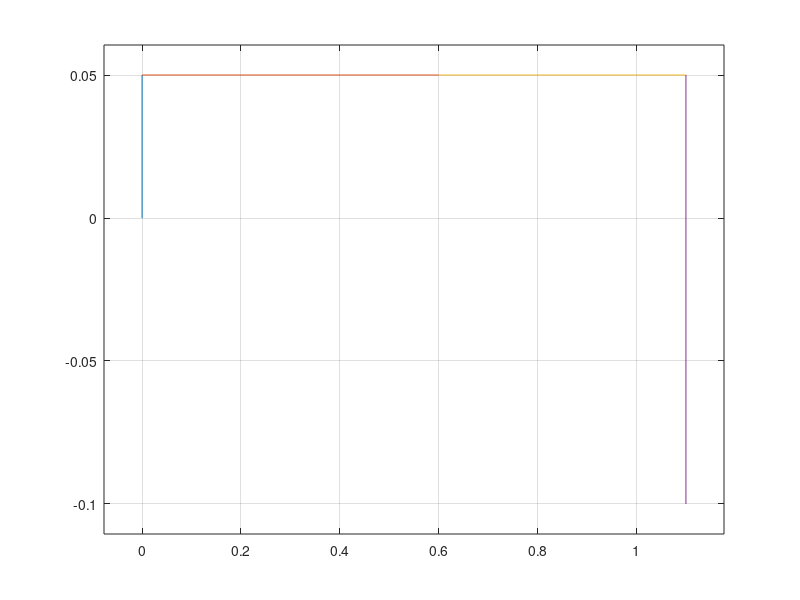

Recreate this plot in MATLAB.
% x = []; 
% y = []; 
% z = []; 
% all in metres

square_width = 3.9/100;
edge_buffer = 2.1/100;
origin_offset = 3/100;
grab_height = 3.5/100;
avoid_height = 15/100;

d1 = 0.05;      % shoulder
a2 = 0.60;      % bicep
a3 = 0.50;      % forearm
dE = 0.15;      % hand length

th1 = 0; 
th2 = 0;
th3 = 0;


% Forward Kinematics the links
L1_start = [0;0;d1]
L1_end = [a2*cosd(th1)*cosd(th2); -a2*cosd(th2)*sind(th1); a2*sind(th2) + d1];

L2_start = L1_end
L2_end = [a2*cosd(th1)*cosd(th2) + a3*cosd(th1)*cosd(th2+th3); -a2*cosd(th2)*sind(th1) + a3*sind(th1)*cosd(th2+th3); a2*sind(th2) + a3*sind(th2+th3) + d1];

EE_start = L2_end;
EE_end = L2_end + [0; 0; -dE];


L1 = [L1_start, L1_end];
L2 = [L2_start, L2_end];
EE = [EE_start, EE_end];

% Intitial XZ plot

% Plot stem
plot([0 0], [0 L1_start(3)]);
hold on;
% Plot Link1
plot([L1_start(1) L1_end(1)], [L1_start(3) L1_end(3)]);
hold on;
% Plot Link2
plot([L2_start(1) L2_end(1)], [L2_start(3) L2_end(3)]);
hold on;
% Plot Link3
plot([EE_start(1) EE_end(1)], [EE_start(3) EE_end(3)]);
hold on;


axis padded;
grid on


%{ 
    change variable definition, 
    daisy chained -->  address serial, 
    but servos don't know their own address --> upload to servo, 
    connect and launch feetech debug software (tells servo what their ID name is) --> 
    sudddenly it works (only velocity inputs in HEX)

    can't write position but can read,
    servos are continuous (360)
    encoder is 0 - 270 deg
    anything beyond 270 = 0 (need to spin back)
    Voltage: 0 -> 1023

    library fixed (lms)
%}

% th4 and th5 redund
function [th1,th2,th3] = invKin(x, y, z, d1, a2, a3)
    th1 = atan2d(-y/x);
    H = sqrt(x^2+y^2+(z-d1)^2);
    
    th2 = atan2d((z-d1)/sqrt(x^2+y^2))+acosd((a2^2+H^2-a3^2)/(2*a2*H));
    th3 = acosd((a2^2+a3^3-H^2)/(2*a2*a3))-180;
    
    % th4 = -th2 - th3;
    % th5 = th1;
end

